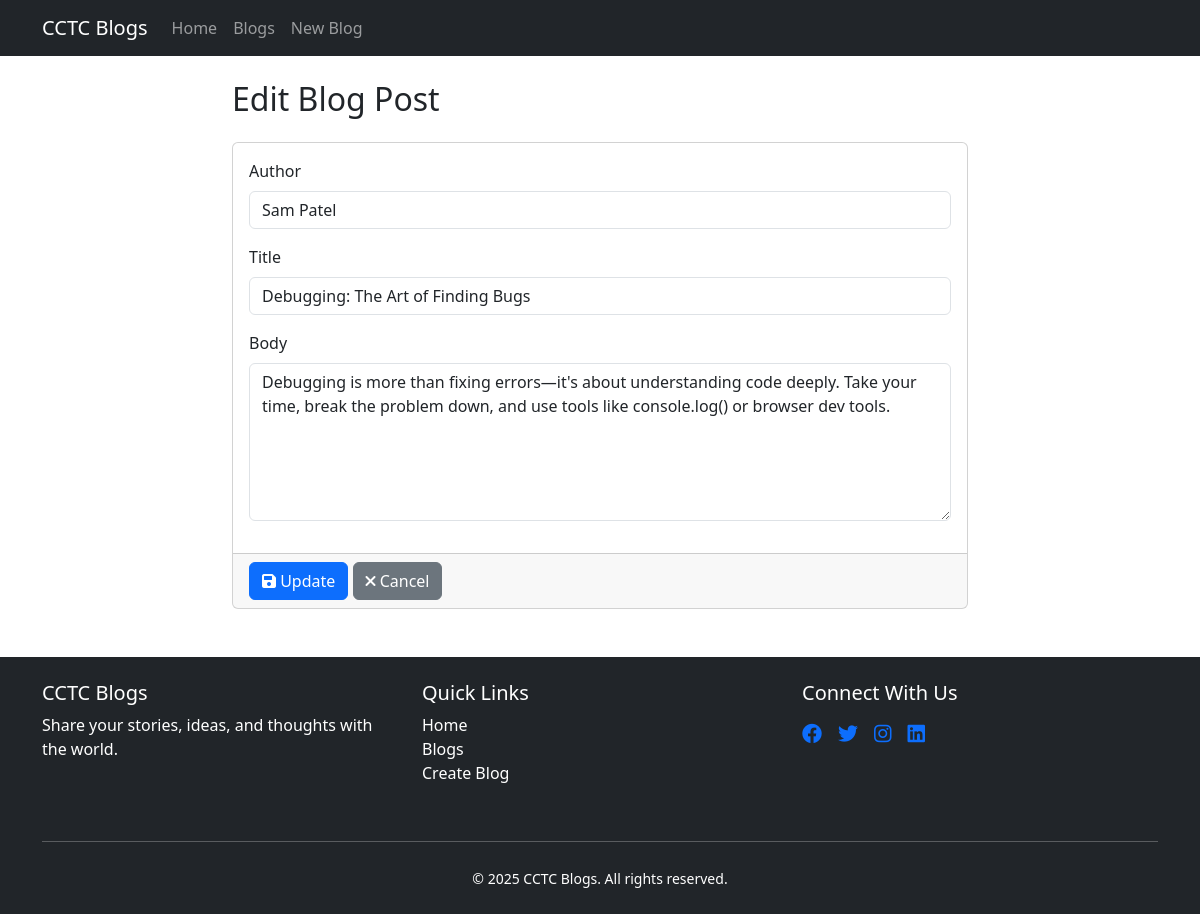
The page /blog/9/edit/ on the database its author committed.
### blog/models.py (models this page shows, shortened)
class Blog(models.Model):
    author = models.CharField(max_length=100)
    title = models.CharField(max_length=200)
    body = models.TextField()
    created_at = models.DateTimeField(auto_now_add=True)
    updated_at = models.DateTimeField(auto_now=True)
    class Meta:
        ordering = ['-created_at']

### blog/views.py (the view, shortened to what this page needs)
# urls.py: path('blog/<int:pk>/edit/', views.BlogUpdateView.as_view(), name='blog-update'),
class BlogUpdateView(UpdateView):
    model = Blog
    template_name = 'blog_form.html'
    fields = ['author', 'title', 'body']
    success_url = reverse_lazy('blog-list')

### templates/blog_form.html (shortened to what this page needs)
{% extends 'base.html' %}
{% block content %}
<div class="row">
    <div class="col-md-8 offset-md-2">
        <h2 class="mb-4">
            {% if form.instance.pk %}
                Edit Blog Post
            {% else %}
                Create New Blog Post
            {% endif %}
        </h2>
        <form method="post" class="card">
            <div class="card-body">
                {% for field in form %}
                <div class="mb-3">
                    <label for="{{ field.id_for_label }}" class="form-label">{{ field.label }}</label>
                    {% if field.name == 'body' %}
                        <textarea name="{{ field.name }}" id="{{ field.id_for_label }}"
                                class="form-control {% if field.errors %}is-invalid{% endif %}"
                                rows="6">{{ field.value|default:'' }}</textarea>
                    {% else %}
                        <input type="{{ field.field.widget.input_type }}"
                               name="{{ field.name }}"
                               id="{{ field.id_for_label }}"
                               value="{{ field.value|default:'' }}"
                               class="form-control {% if field.errors %}is-invalid{% endif %}">
                    {% endif %}
                </div>
                {% endfor %}
            </div>
            <div class="card-footer">
                <button type="submit" class="btn btn-primary">
                    {% if form.instance.pk %}
                        <i class="fas fa-save"></i> Update
                    {% else %}
                        <i class="fas fa-plus"></i> Create
                    {% endif %}
                </button>
                <a href="{% url 'blog-list' %}" class="btn btn-secondary">
                    <i class="fas fa-times"></i> Cancel
                </a>
            </div>
        </form>
    </div>
</div>
{% endblock %}

### rows shown on the page
Blog: author "Sam Patel" "Debugging: The Art of Finding Bugs", body "Debugging is more than fixing errors—it's about understanding code deeply. Take your time, break the problem down, and use tools like console.log() or browser dev tools."

### other values the page prints
{{ field.label }} "Author" "Title" "Body"
